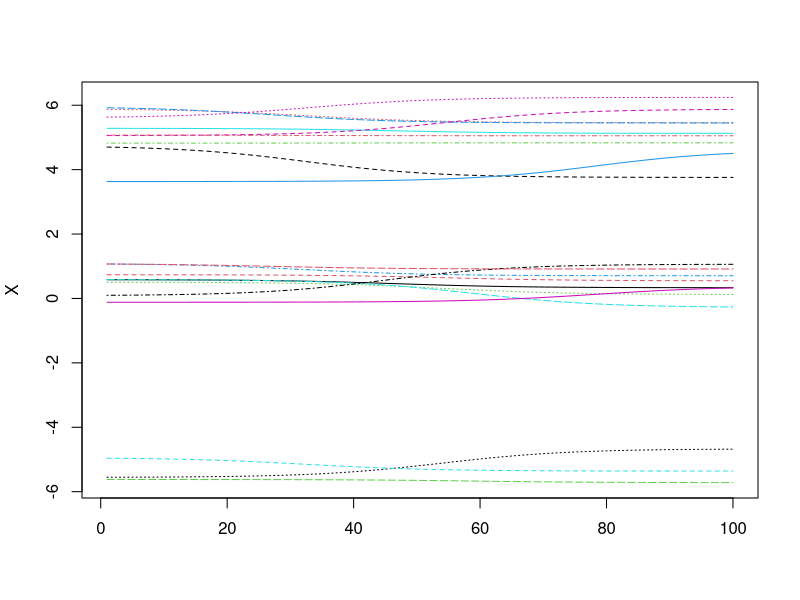
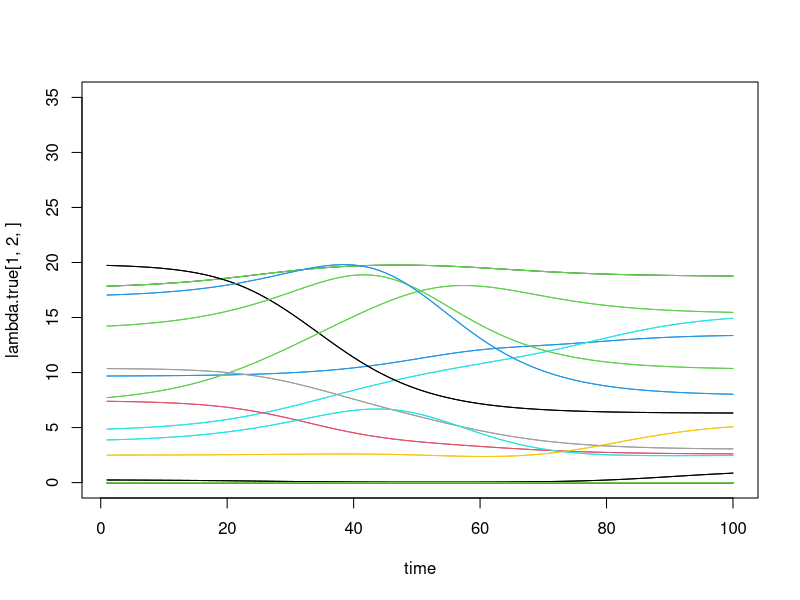

The R source for these figures, in order:
# Params
negBin=F
alpha = 3 # pioisson alpha
# n.iter = 10
p = 10
p.y = p*(p-1)/2
n = 100
# TODO d, and d.true are the same?
d = 2
d.true = d
dd=1
n.clust = 3

time = 1:n

# Init vector with 0
sender.true = rep(0, p)
receiver.true = rep(0, p)
spline.time.true = rep(alpha, n)

logis=function(time, a, b, c) a*(exp(10*(time/n-b))/(1 + exp(10*(time/n-b)))-.5) + c

# Generate a, b, c from uniform distribution using diffrent parameters
# In particular, c will separate the trajectories into clusters.

# Uniform distribution ruinif(x, min, max)
a = runif(p*d.true, -1, 1)*1
b = rep(runif(p, 0.2, 0.8), d.true)
# Clustering (for what means?)
c.clust=0
if(n.clust>1){
  print("clustering implemented for dimension 2 only")
  c.clust = 5*matrix(c(0,0,1,1,-1,1,-1,-1,1,-1), ncol=2, byrow=T)[rep(1:n.clust, each=floor(p/n.clust) , length.out=p), ]
  c.clust = as.vector(t(c.clust))
}
c = runif(p*d.true,-dd,dd) + c.clust


X=matrix(NA, n, p*d.true)

for(i in 1:(p*d.true))X[, i] = logis(time, a[i], b[i], c[i]) 
# Plot trajectories 
matplot(X, ty="l")


# Estimating Lambda from data
lambda.true = array(NA, dim = c(p, p, n))
Y.array = array(NA, dim = c(p, p, n))
for(t in 1:n)for(i in 1:p)for(j in 1:p){
  if( i!=j ){
    lambda.true[i,j,t] = exp(  spline.time.true[t] + sender.true[i] + receiver.true[j] - as.numeric(dist(matrix(X[ t, c((i-1)*d.true + 1:d.true, (j-1)*d.true + 1:d.true) ], ncol = d.true, byrow=T))^2) ) 
    Y.array[ i, j, t] = if(negBin==T){rnbinom( 1, 1, mu=lambda.true[ i, j, t])}else{rpois( 1, lambda.true[ i, j, t])} # rnbinm not necessary. Sample from poisson
  }
}

# Plot lambdas
plot(time, lambda.true[ 1, 2, ], ylim=c(0, max(Y.array, na.rm = T)), ty="l")
for(i in 1:p)for(j in 1:p){
  if( i!=j ){
    lines(time, lambda.true[ i, j, ], col=i+j)
  }
}

# LAtent space is symmetric. Sum the rates 
Y.kf = matrix( NA, n, p*(p-1)/2 )
lambda.true.sum = matrix(NA, n, p*(p-1)/2) 
for(t in 1:n){
  ii = 1
  for(i in 1:(p-1))for(j in (i+1):p){
    lambda.true.sum[t, ii] = lambda.true[ i, j, t] + lambda.true[ j, i, t]
    Y.kf[t, ii] = Y.array[ i, j, t] + Y.array[ j, i, t]
    ii = ii + 1
  }
}

# Init with real values
x_0  = as.vector(matrix( X[ 1, ], nrow=d.true)[1:d, ])
# See in hazard function gam.sum.pred.vec
gam.sum.pred.mat = matrix( 2*exp(alpha), n, p*(p-1)/2)  # its twice the rate!!!!!!!

# Static = all the states "compressed" into 1
Y.kf.static = apply(Y.kf, 2, sum)
Y.kf.static = matrix(Y.kf.static, nrow=1)
gam.sum.pred.mat.static = matrix( n*2*exp(alpha), 1, p*(p-1)/2)  # its twice the rate!!!!!!!
